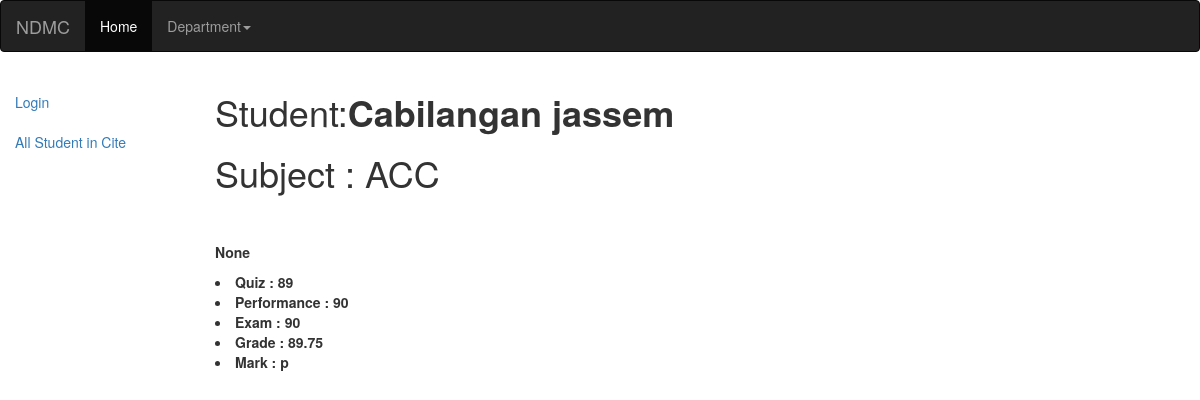
The page /cba/student_cba/1 on the database as committed earlier.
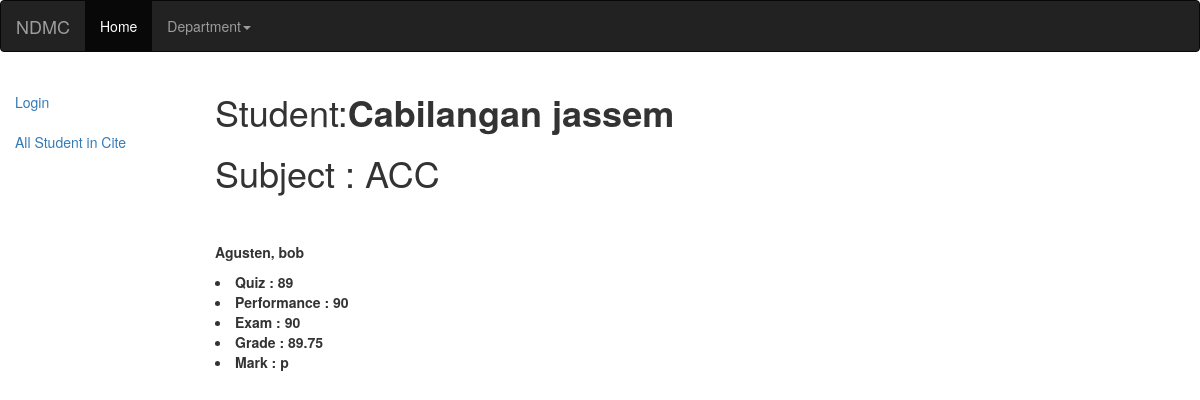
The same page on the database as committed later.
### cba/models.py (models this page shows, shortened)
class student(models.Model):
	Last_name    =	 models.CharField(max_length=100)
	First_name 	 = 	 models.CharField(max_length=200, help_text="Enter your first name ")
	MI 			 =	 models.CharField(max_length=200, help_text="Enter your middle Name")
	Gender = (
        ('m', 'Male'),
        ('o', 'Female'),
	)
	Sex			  =   models.CharField(max_length=1, choices=Gender, blank=True, default='m')
	Professor		 = 		models.ForeignKey('professor', on_delete=models.SET_NULL, null=True)
	course	     = 		models.ForeignKey('Course', on_delete=models.SET_NULL, null=True)
	grade	     = 		models.ForeignKey('Grade', on_delete=models.SET_NULL, null=True)

class Grade(models.Model):
	Subject		 = 	 	models.ForeignKey('subject', on_delete=models.SET_NULL, null=True)
	quiz		 = 		models.IntegerField(null=True)
	performance	 =	    models.IntegerField(null=True)
	exam         =      models.IntegerField(null=True)
	mark = (
			('f', 'Fail'),
			('p', 'Pass'),
	)
	Mark = models.CharField(max_length=1, choices=mark, blank=True, default='Fail')
	def get_computed(self):
		result = self.quiz * 0.25 + self.performance * 0.25 + self.exam  * 0.50
		return result

class subject(models.Model):
	subject_name		 = 		models.CharField(max_length=150)
	subject_Descreption  = 	 	models.CharField(max_length=200)
	def __str__(self):
		return self.subject_name

class professor(models.Model):
	first_name		= models.CharField(max_length=150)
	last_name 		= models.CharField(max_length=150)
	bio 			= models.TextField(max_length=300)
	def __str__(self):
		return '%s, %s' % (self.last_name, self.first_name)

### cba/views.py (the view)
# urls.py: url(r'^student/(?P<pk>\d+)$', views.studentDetailView.as_view(), name=' student-detail',),
class studentDetailView(DetailView):
	model = student
	template_name = "cba_student_detail.html"
	def get_context_data(self, **kwargs):
		context = super(studentDetailView, self).get_context_data(**kwargs)
		return context

### cba/templates/cba_student_detail.html (shortened to what this page needs)
{% extends "base_generic.html" %}
{% block content %}
<h1> Student:<strong>{{student.Last_name }} {{student.First_name}}<strong></h1>
<h1>Subject : {{student.grade.Subject}} </h1>
<br></br>
<p style="font-color:red;"><strong> {{student.Professor}} </strong>  </p>
<li><strong>Quiz :	</strong>	{{student.grade.quiz}} </li>
<li><strong>Performance :	</strong>  			{{student.grade.performance}}  </li>
<li><strong>Exam :	</strong>				{{student.grade.exam}}  </li>
<li><strong>Grade :	</strong> 				{{student.grade.get_computed}}   </li>
<li><strong>Mark :	</strong>				{{student.grade.Mark}}  </li>
{% endblock%}

Rows that differ between the two databases and show on the page:
changed student "Cabilangan": Professor "None" → "Agusten, bob"
